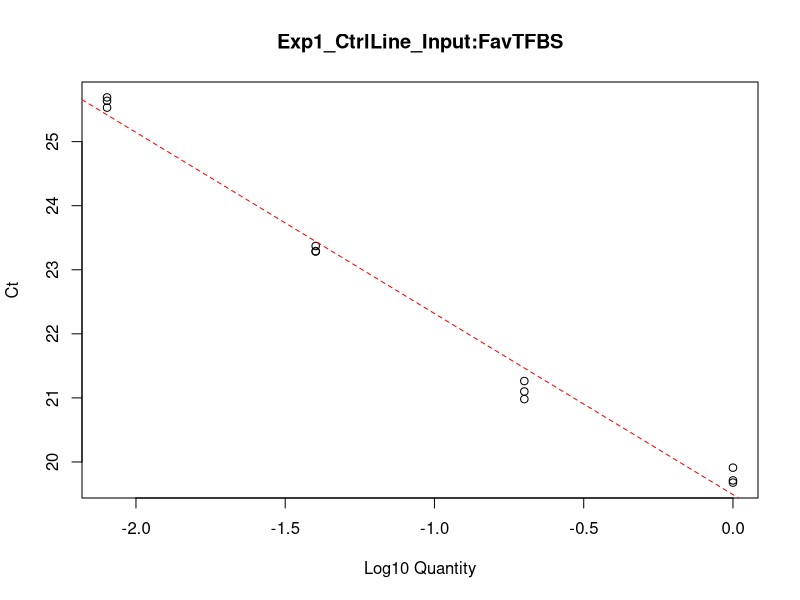
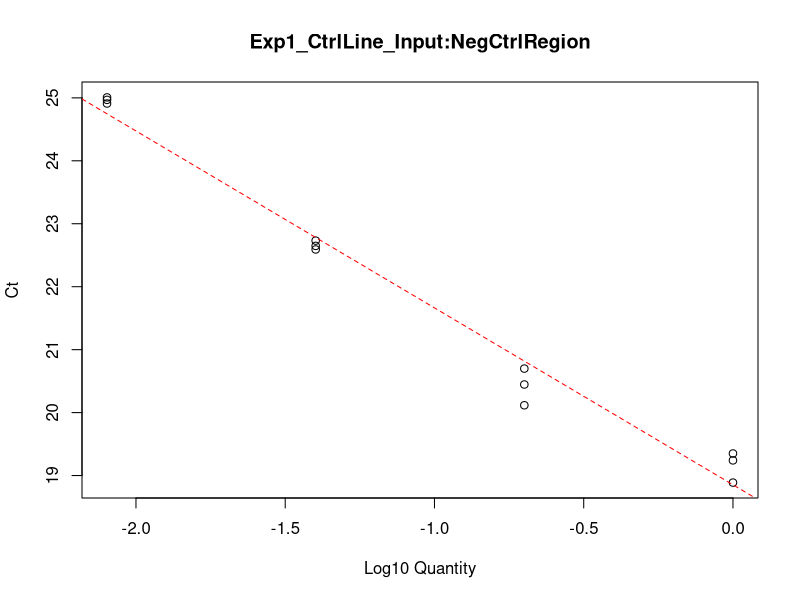
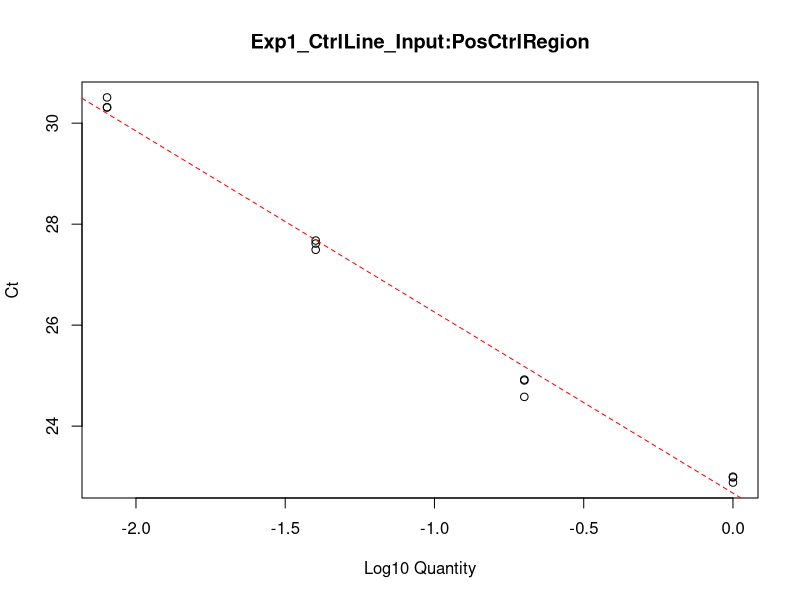
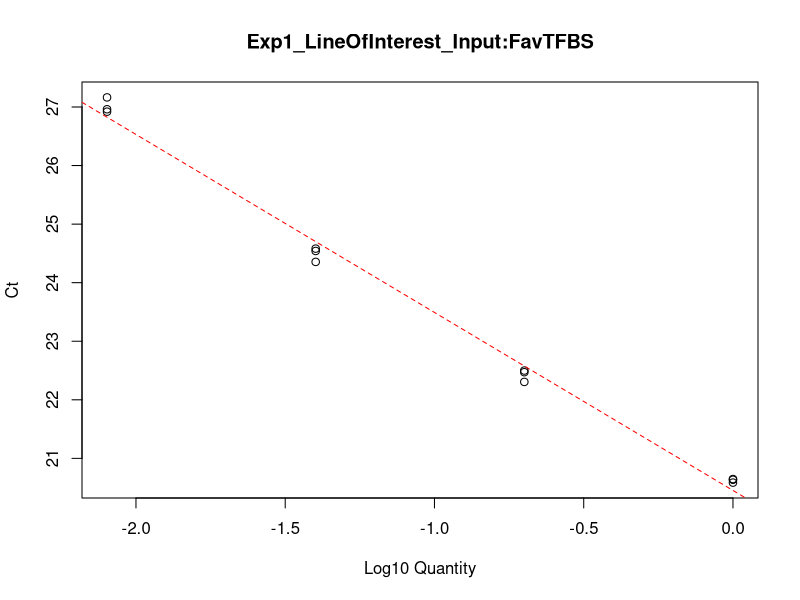
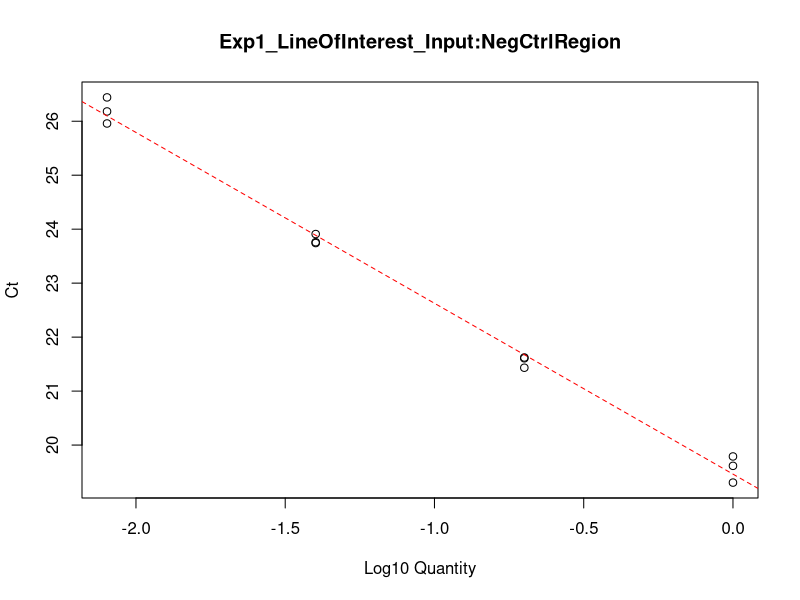
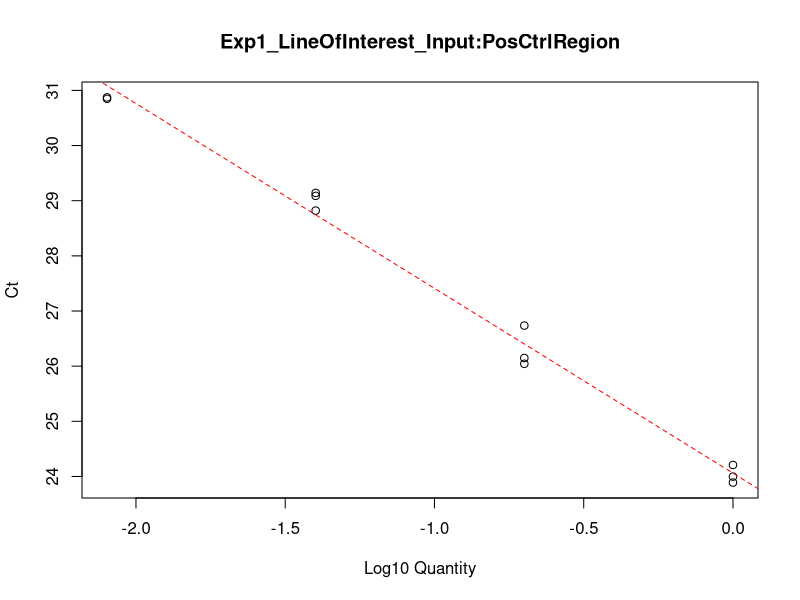
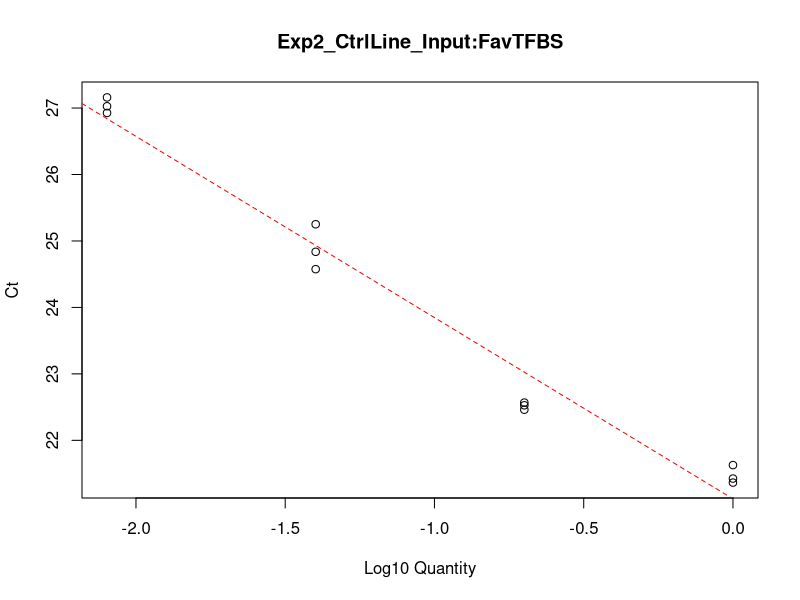
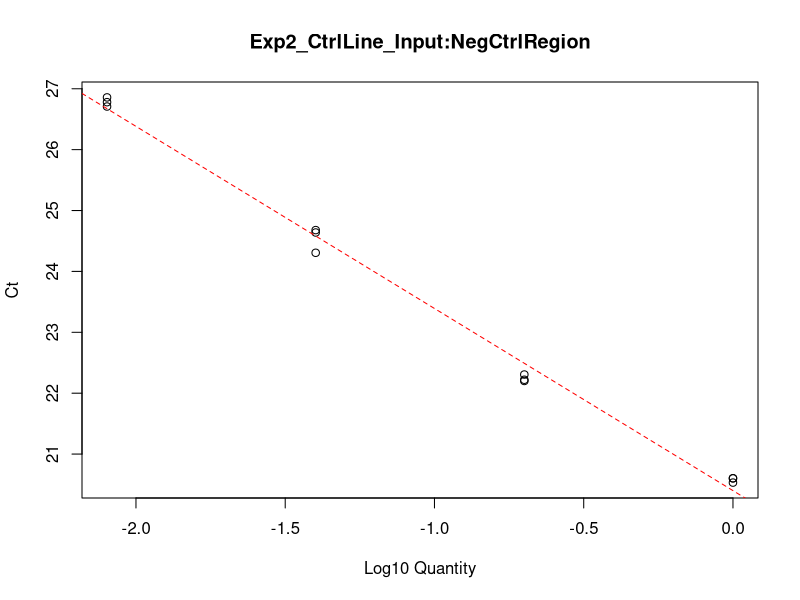

The R script that drew these images, in order:
setwd("~/Desktop/Bootcamp")

# Code to plot error bars
error.bar <- function(x, y, upper, lower=upper, length=0.1,...){
  if(length(x) != length(y) | length(y) !=length(lower) | length(lower) != length(upper))
    stop("vectors must be same length")
  arrows(x,y+upper, x, y-lower, angle=90, code=3, length=length, ...)
}

# Read in data
data <- read.delim("Some_Random_ChIP_PCR_Data.txt", stringsAsFactors=F, header=T)
data <- data[, colnames(data) != "Quantity"]
data$Ct[data$Ct == "Undetermined"] <- 40
data$Ct <- as.numeric(data$Ct)

# Outlier detection and exclusion
outlierThresh <- 1

min <- tapply(data$Ct, list(data$Sample.Name, data$Detector.Name), min)
mid <- tapply(data$Ct, list(data$Sample.Name, data$Detector.Name), median)
max <- tapply(data$Ct, list(data$Sample.Name, data$Detector.Name), max)
std <- tapply(data$Ct, list(data$Sample.Name, data$Detector.Name), sd)

# Assuming triplicate data, get min, mid, max indices
idxMin <- tapply(1:nrow(data), list(data$Sample.Name, data$Detector.Name), function(idx) {rnk <- rank(data$Ct[idx], ties.method="first"); idx[which(rnk == 1)]})
idxMid <- tapply(1:nrow(data), list(data$Sample.Name, data$Detector.Name), function(idx) {rnk <- rank(data$Ct[idx], ties.method="first"); idx[which(rnk == 2)]})
idxMax <- tapply(1:nrow(data), list(data$Sample.Name, data$Detector.Name), function(idx) {rnk <- rank(data$Ct[idx], ties.method="first"); idx[which(rnk == 3)]})

idxLowCt  <- which(mid - min >= outlierThresh, arr.ind=T) 
idxHighCt <- which(max - mid >= outlierThresh, arr.ind=T) 

# Get rid of outliers
data <- data[! 1:nrow(data) %in% c(idxMin[idxLowCt], idxMax[idxHighCt]),]

# Standard Curve
data$isStd <- grepl("Input", data$Sample.Name)
stdCurveAnnot <- unique(data[data$isStd, c("Sample.Name", "Detector.Name")])
stdCurveAnnot$Sample.Group <- gsub("_.....$", "", stdCurveAnnot$Sample.Name)
stdCurveAnnot$Quantity <- as.numeric(gsub(".*_", "", stdCurveAnnot$Sample.Name))
stdCurveAnnot <- stdCurveAnnot[order(stdCurveAnnot$Sample.Group, stdCurveAnnot$Detector.Name),]

data <- merge(data, stdCurveAnnot, all.x=T)
data <- data[order(data$Well),]
data$StdGroup <- NA
data$StdGroup[!data$isStd] <- data$Sample.Name[!data$isStd]
data$StdGroup <- gsub("_[^_]*$", "_Input", data$StdGroup)

stdCurveResults <- unique(stdCurveAnnot[,c("Sample.Group", "Detector.Name")])
stdCurveResults$slope <- NA
stdCurveResults$intercept <- NA
stdCurveResults$r.squared <- NA
stdCurveResults$efficiency <- NA
stdCurveResults$MedianCt1x <- NA

pdf("StdCurve.pdf")
for(i in 1:nrow(stdCurveResults)) {
  group    <- stdCurveResults$Sample.Group[i]
  detector <- stdCurveResults$Detector.Name[i]
  samples  <- unique(stdCurveAnnot$Sample.Name[stdCurveAnnot$Sample.Group == group])
  
  stdCurveData <- data[data$Sample.Name %in% samples & data$Detector.Name == detector, ]
  fit <- lm(stdCurveData$Ct ~ log10(stdCurveData$Quantity))
  stdCurveResults$intercept[i] <- fit$coefficients[1]
  stdCurveResults$slope[i] <- fit$coefficients[2]
  stdCurveResults$r.squared[i] <- summary(fit)$r.squared
  stdCurveResults$efficiency[i] <- 10^(-1 / stdCurveResults$slope[i]) - 1
  stdCurveResults$MedianCt1x[i] <- median(stdCurveData$Ct[stdCurveData$Quantity == 1])
  plot(log10(stdCurveData$Quantity), stdCurveData$Ct, xlab="Log10 Quantity", ylab="Ct", main = paste(group, detector, sep=":"))
  abline(fit, lty=2, col="red")
}
dev.off()

# Normalize
for(i in 1:nrow(stdCurveResults)) {
  group    <- stdCurveResults$Sample.Group[i]
  detector <- stdCurveResults$Detector.Name[i]
  idx <- which(data$StdGroup == group & data$Detector.Name == detector)
  log10Quant <- (data$Ct[idx] - stdCurveResults$intercept[i]) / stdCurveResults$slope[i]
  data$Quantity[idx] <- 10^log10Quant
}

# Plot 
final <- data[!data$isStd & data$Sample.Name != "Water",]
group1 <- final$Quantity[final$Sample.Name == "Exp1_LineOfInterest_FavTF" & final$Detector.Name == "FavTFBS"]
group2 <- final$Quantity[final$Sample.Name == "Exp1_LineOfInterest_IgG" & final$Detector.Name == "FavTFBS"]
t.test(group1, group2)

ctMedian <- tapply(final$Quantity*100 / 5, list(final$Sample.Name, final$Detector.Name), median)
ctStDev  <- tapply(final$Quantity*100 / 5, list(final$Sample.Name, final$Detector.Name), sd)

reorder <- c(2, 1, 4, 3, 6, 5, 8, 7)
ctMedian <- ctMedian[reorder,]
ctStDev <- ctStDev[reorder,]

pdf("My_ChIP_Results.pdf")
par(mar = c(5,4,4,1)+0.1)
key <- grep("Exp1", rownames(ctMedian))
bar <- barplot(ctMedian[key,], las=1, cex.names=0.8, beside=T, ylab="Percent Input", main="Experiment 1", ylim=c(0, 20))
error.bar(bar, ctMedian[key,], 1.96 * ctStDev[key,])
legend("topleft", col=gray.colors(nrow(ctMedian)), rownames(ctMedian[key,]), pch=15)

key <- grep("Exp2", rownames(ctMedian))
bar <- barplot(ctMedian[key,], las=1, cex.names=0.8, beside=T, ylab="Percent Input", main="Experiment 2", ylim=c(0, 2.5))
error.bar(bar, ctMedian[key,], 1.96 * ctStDev[key,])
legend("topleft", col=gray.colors(nrow(ctMedian)), rownames(ctMedian[key,]), pch=15)
dev.off()
